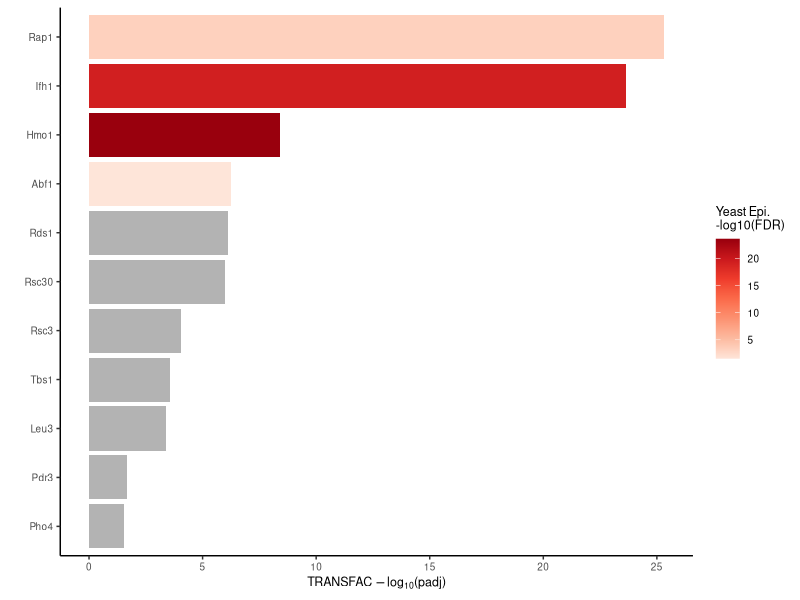
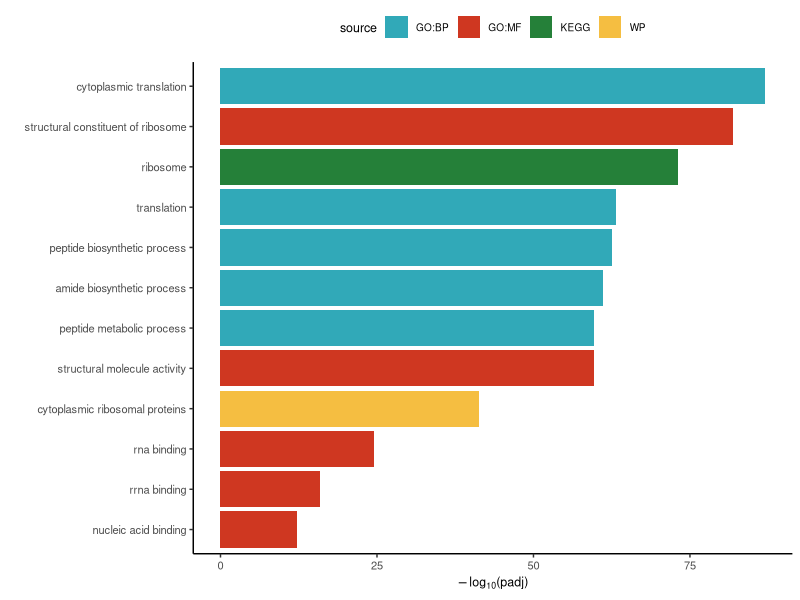

The R source for these figures, in order:
rm(list = ls())

library(tidyverse)
library(RColorBrewer)
library(ggrepel)


# upload table with residence times and replace <1 min with a random number between 0-1
# make class labels
resTimes = read.csv("data/residence_times_all.csv") %>% 
  dplyr::select(c(gene, TFIIF)) %>% 
  drop_na() %>% 
  distinct()

plotResTime = resTimes %>% 
  mutate(randNum = runif(nrow(resTimes), min=0, max=1)) %>% 
  mutate(TFIIF = ifelse(TFIIF == "<1", randNum, as.numeric(TFIIF))) %>% 
  dplyr::select(gene, TFIIF)


# upload residence time table - select TFIIF 
# and separate those into long-lived (5 min thresh.) or not
# extract the long-lived TFIIF genes
longTFIIF = plotResTime %>% 
  dplyr::filter(TFIIF >= 5)%>% 
  dplyr::select(gene)
# 
# paste the lists of long lived and short lived genes to g:Profiler
# upload results from g:Profiler: TF targets (for duplicated results from g:Profiler 
# pick the one with the most significant enrichment)
gprofiler = read.csv("data/analysis/long_TFIIF/gProfiler.csv") %>% 
  dplyr::filter(source == "TF") %>% 
  separate(term_name, into = c("toss", "TF"), sep = ": ", extra = "drop") %>% 
  dplyr::select(-toss) %>% 
  separate(TF, into = c("TF", "toss"), sep = ";", extra = "drop") %>% 
  dplyr::select(-toss) %>% 
  mutate(TF = ifelse(endsWith(TF, "p"), str_sub(TF, end = -2), TF)) %>% 
  group_by(TF) %>% 
  dplyr::slice(which.max(negative_log10_of_adjusted_p_value)) %>% 
  dplyr::select(TF, negative_log10_of_adjusted_p_value)%>% 
  mutate(TF = str_to_title(TF))

# compare results from  significant TF target enrichment (Yeats Epigeneome database gene targets): 
# these were generated analogously with "figS7cd_TFIIF_longLived_YeastEpi_enrichment.R") 
# and compare to results from g:Profiler
sigRes = read.csv("data/analysis/long_TFIIF/sigTFenrichment.csv")
plotRes = sigRes %>% 
  dplyr::select(TF, logFDR) %>% 
  mutate(TF = str_to_title(TF)) %>% 
  full_join(gprofiler) %>% 
  replace_na(list(negative_log10_of_adjusted_p_value = 0, logFDR = 0))

# plot results from g:Profiler "validated" with our TF enrichment results
plotRes = sigRes %>% 
  dplyr::select(TF, logFDR) %>% 
  mutate(TF = str_to_title(TF)) %>% 
  full_join(gprofiler) %>% 
  dplyr::filter(!is.na(negative_log10_of_adjusted_p_value))
p = ggplot(plotRes, aes(y = reorder(TF, negative_log10_of_adjusted_p_value), 
                        x = negative_log10_of_adjusted_p_value, fill = logFDR))
p + geom_bar(stat= "identity") +
  theme_classic() +
  #theme(axis.text.x = element_text(angle = 45, vjust = 0.5, hjust=1))+
  scale_fill_distiller(palette = "Reds", direction = 1, na.value = "grey70",
                       name = paste("Yeast Epi.", "-log10(FDR)", sep = "\n")) +
  ylab("")+
  xlab(expression(paste("TRANSFAC ",-log[10],"(padj)"))) +
  theme(panel.background = element_rect(fill = "transparent"), # bg of the panel
        plot.background = element_rect(fill = "transparent", color = NA),
        text = element_text(size=9))

# upload pathway results from g:Profiler (get maximum top 5 from each database)
pathways = read.csv("data/analysis/long_TFIIF/gProfiler.csv") %>% 
  dplyr::filter(source %in% c("GO:BP", "GO:MF", "KEGG", "WP")) %>% 
  group_by(source) %>% 
  arrange(desc(negative_log10_of_adjusted_p_value)) %>% 
  dplyr::slice(1:5) %>% 
  ungroup() %>% 
  mutate(term_name = tolower(term_name)) %>% 
  mutate(term_name = fct_reorder(term_name,negative_log10_of_adjusted_p_value)) 

# plot
p = ggplot(pathways, aes(y = fct_reorder(term_name,negative_log10_of_adjusted_p_value), 
                         x = negative_log10_of_adjusted_p_value, fill = source))
p + geom_bar(stat= "identity") +
  theme_classic() +
  #theme(axis.text.x = element_text(angle = 45, vjust = 0.5, hjust=1))+
  scale_fill_manual(values = c("#31A9B8", "#CF3721", "#258039", "#F5BE41")) +
  ylab("")+
  xlab(expression(paste(-log[10],"(padj)"))) +
  theme(panel.background = element_rect(fill = "transparent"), # bg of the panel
        plot.background = element_rect(fill = "transparent", color = NA),
        text = element_text(size=9),
        axis.text=element_text(size=8), legend.position = "top") 
